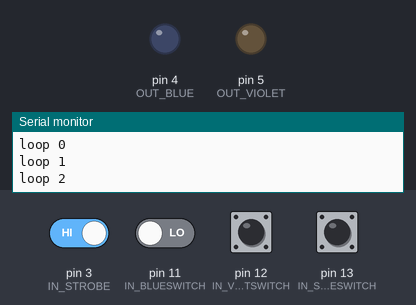
This sketch was run on a simulated Arduino Uno, built with avr-gcc and run on an emulated ATmega328P. Parts: output pins drawn as LEDs (lit = HIGH), the last lines printed to the serial monitor. Inputs (shaded band) come from the test bench; at power-on: pin 3 (IN_STROBE) HIGH, pin 11 (IN_BLUESWITCH), pin 12 (IN_VIOLETSWITCH), pin 13 (IN_STROBESWITCH) LOW.

Above: at 1.2 s.
1.3 s: pin 3 (IN_STROBE) driven LOW
2.8 s: pin 3 (IN_STROBE) driven HIGH and pin 11 (IN_BLUESWITCH) driven HIGH
At 3.4 s:
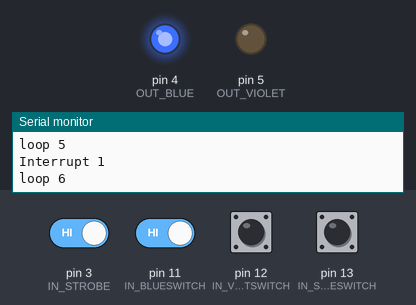
Timing chart, 0 to 5.8 s (numbered marks = the images above; inputs shaded):
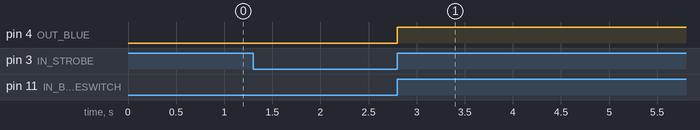

Measured:
- after the input at 2.8 s, pin 4 (OUT_BLUE): LOW → HIGH at once

The sketch:

InterleavingLEDS_withInterruption.ino
```cpp
// Arduino code to trigger blue and violet LEDs for widefield imaging.
// Requires three digital inputs for operation:
// Exposure signal from the imaging camera (IN_STROBE).
// Three separate digital lines to switch between all blue, all violet or alternating illumination. Only one input should be ON at any time.
// Provides two outputs to trigger blue and violet LEDs
//////////////////////////////////////////////////////////////////////////////////////////////////////////////////////////////////////////////////////////////////
//////////////////////////////////////////////////////////////////////////////////////////////////////////////////////////////////////////////////////////////////


// Define digital lines
#define IN_STROBE 3 // strobe signal from camera
#define OUT_BLUE 4 // digital line to control blue LED
#define OUT_VIOLET 5 // digital line to control violet LED
#define IN_STROBESWITCH 13 // trigger signal for strobe mode - uses strobe signal to switch between blue and violet LED
#define IN_VIOLETSWITCH 12 // trigger signal to switch on violet LED
#define IN_BLUESWITCH 11 // trigger signal to switch on blue LED

// other variables
int blueCounter = 0; // counter for 'blue frames'
int blueFrames = 1; // number of 'blue frames' before switching to violet. When using more than 1 blue frame, loss of LED output power due to heating should be controlled to avoid artifacts.
int violetCounter = 0; // counter for 'violet frames'
int violetFrames = 1; // number of 'violet frames' before switching to blue
int deadDuration = 1; // duration of dead-time in ms.
bool noSwitch = false; // flag for dead-time
bool switchLight = true; // flag when expecting strobe signal. Set to false after switching LEDs and gets refreshed when strobe reads low.
bool currentBlue = true; // flag to indicate LED state. true if blue is on, false if violet is on.
unsigned long clocker = millis(); // timer to create dead-time after receiving a strobe signal.
bool strobeOn = false; // flag for strobe signal. useful to avoid multiple reads from trigger line.
bool blueSwitch = false; // flag for blue switch.
bool violSwitch = false; // flag for violet switch.
bool strobeSwitch = false; // flag for strobe switch.

int x=0, y=0; //some variables to increment for getting feedback from Serial Monitor
//variables to keep track of the timing of recent interrupts
unsigned long button_time = 0;
unsigned long last_button_time = 0;

//////////////////////////////////////////////////////////////////////////////////////////////////

void setup() {
  // set up digital lines
  pinMode(OUT_BLUE, OUTPUT); // signal for blue LED
  pinMode(OUT_VIOLET, OUTPUT); // signal for violet LED

  pinMode(IN_STROBE, INPUT);
  pinMode(IN_STROBESWITCH, INPUT);
  pinMode(IN_BLUESWITCH, INPUT);
  pinMode(IN_VIOLETSWITCH, INPUT);
  Serial.begin(9600);
  attachInterrupt(digitalPinToInterrupt(IN_STROBE),button_ISR, CHANGE); //Interrupt every processes, when a change in the strobe signal from camera occurs and execute the function 'button_ISR'
}

//////////////////////////////////////////////////////////////////////////////////////////////////

void loop() {
  Serial.print("loop "); // keep track of loop cycles
  Serial.print(x++);
  Serial.println();
  delay(500);
  }

void button_ISR(){

  button_time = millis();
  //check to see if increment() was called in the last 250 milliseconds
  if (button_time - last_button_time > 250){
    Serial.print("Interrupt ");
    Serial.print(y++);
    Serial.println();
    last_button_time = button_time;
    }
    LEDs();
}

void LEDs (){
  strobeOn = digitalRead(IN_STROBE); // only produce output when strobe signal is high
  blueSwitch = digitalRead(IN_BLUESWITCH);
  violSwitch = digitalRead(IN_VIOLETSWITCH);
  strobeSwitch = digitalRead(IN_STROBESWITCH);
  if (!strobeOn) { // LEDs should only be on if strobe signal is high
    digitalWrite(OUT_BLUE,LOW);
    digitalWrite(OUT_VIOLET,LOW);
  }

  // check blue, violet and strobe switch
  if (blueSwitch) { // switch on blue light
    if (strobeOn) {
      digitalWrite(OUT_BLUE,HIGH);
      digitalWrite(OUT_VIOLET,LOW);
    }

    // reset counters and ensure blue light is first when switching to strobe mode
    violetCounter = 0;
    blueCounter = 0;
    currentBlue = true;
  }

  else if (violSwitch) { // switch on violet light
    if (strobeOn) {
      digitalWrite(OUT_BLUE,LOW);
      digitalWrite(OUT_VIOLET,HIGH);
    }

    // reset counters and ensure blue light is first when switching to strobe mode
    violetCounter = 0;
    blueCounter = 0;
    currentBlue = true;
  }

  else if (strobeSwitch) { // run strobe mode
    // control state of output signals
      if (strobeOn) { // received strobe signal
          if (currentBlue) {
            digitalWrite(OUT_BLUE,HIGH);
            digitalWrite(OUT_VIOLET,LOW);
          }
          else {
            digitalWrite(OUT_BLUE,LOW);
            digitalWrite(OUT_VIOLET,HIGH);
          }
      }

    // determine switch to different light color
    if (noSwitch) { // wait for duration of dead-time before reading strobe again.
        if ((millis()-clocker) >= deadDuration) {
          noSwitch = false;
        }
    }

    else { // dead-time has passed. check strobe signal.
      if (strobeOn) { // received strobe signal

        if (switchLight) { // switch LEDs or increase counter
          clocker = millis(); // reset clocker
          switchLight = false; // dont switch again until strobe signal has gone low
          noSwitch = true; // dont switch again until dead-time has passed

          if (currentBlue) {
            ++ blueCounter;
            if (blueCounter == blueFrames) { // check if requested amount of blue illuminated frames has been reached
              blueCounter = 0;
              currentBlue = false;
            }
          }

          else {
            ++ violetCounter;
            if (violetCounter == violetFrames) { // check if requested amount of violet illuminated frames has been reached
              violetCounter = 0;
              currentBlue = true;
            }
          }
        }
      }

      else { // strobe line is low
        switchLight = true;
      }
    }
  }

  else { // no trigger signals are present. Both LEDs are off and reset counters.
    digitalWrite(OUT_BLUE, LOW);
    digitalWrite(OUT_VIOLET, LOW);
    violetCounter = 0;
    blueCounter = 0;
    currentBlue = true;
  }
}
```
